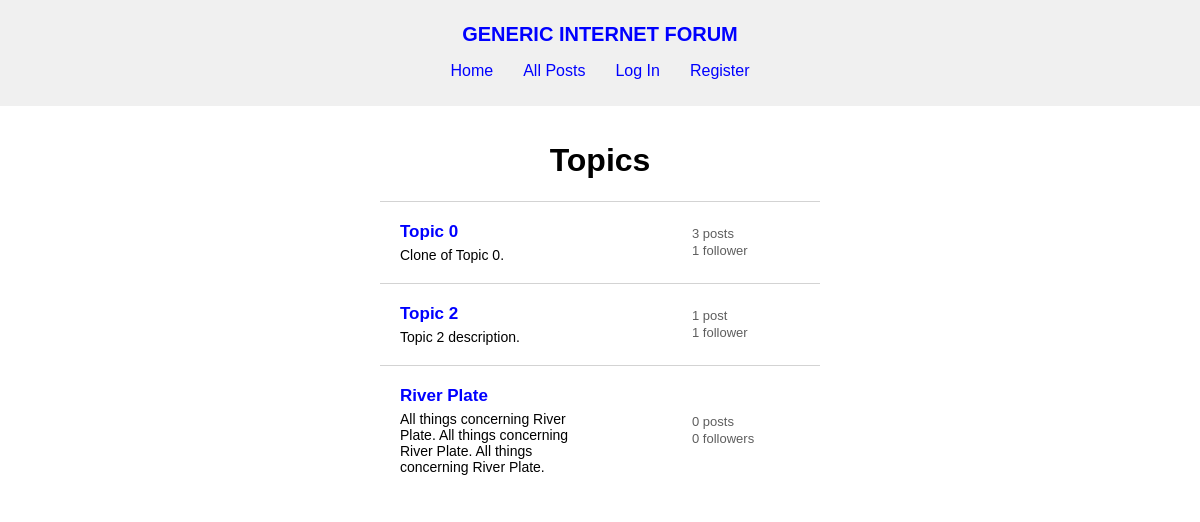
The app's page /, older data.
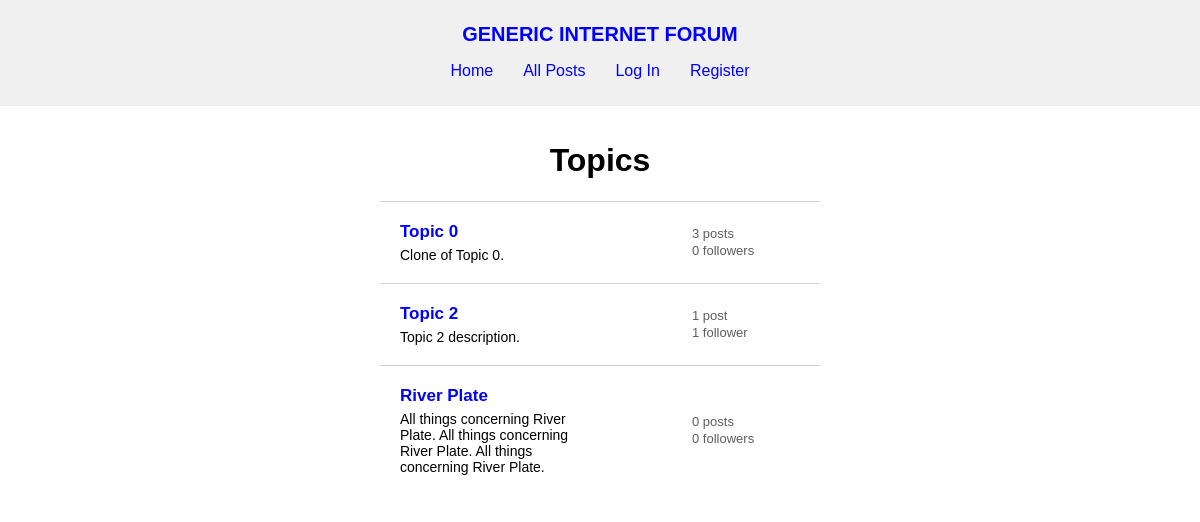
The same page, newer data.
### forum/models.py (models this page shows, shortened)
class User(AbstractUser):
    pass

class Topic(models.Model):
    creator = models.ForeignKey(
        User, on_delete=models.CASCADE, related_name="topics")
    name = models.TextField(max_length=120, unique=True)
    description = models.TextField(max_length=1000)
    timestamp = models.DateTimeField(auto_now_add=True)

### forum/views.py (the view)
# urls.py: path("", views.index, name="index"),
def index(request):
    all_topics = Topic.objects.all()
    topics = parse_topics(all_topics)
    return render(request, "forum/index.html", {
        "topics": topics
    })

### forum/util.py (called while the page is built)
def parse_topics(all_topics):
    topics = []
    for topic in all_topics:
        topics.append({
            "id": topic.id,
            "creator": topic.creator,
            "name": topic.name,
            "description": topic.description,
            "number_of_followers": len(topic.followers.all()),
            "number_of_posts": len(topic.posts.all())
        })
    return topics

### forum/templates/forum/index.html
{% extends "forum/layout.html" %}
{% load static %}
{% block css %}
    <link href="{% static 'forum/index.css' %}" rel="stylesheet">
    <link href="{% static 'forum/posts.css' %}" rel="stylesheet">
{% endblock %}
{% block body %}
    {% if topics %}
        <div id="topics">
            <h1>Topics</h1>
            <ul>
                {% for topic in topics %}
                    <li class="topic-container">
                        <div>
                            <a class="topic-title" href="{% url 'topic' topic.name %}">{{ topic.name }}</a>
                            <p class="topic-description">{{ topic.description }}</p>
                        </div>
                        <div class="topic-stats">
                            <p>{{ topic.number_of_posts }} post{% if topic.number_of_posts != 1 %}s{% endif %}</p>
                            <p>{{ topic.number_of_followers }} follower{% if topic.number_of_followers != 1 %}s{% endif %}</p>
                        </div>
                    </li>
                {% endfor %}
            </ul>
        </div>
    {% endif %}
{% endblock %}

Row changes from the older to the newer data that the page shows:
changed User "Topic 0": number_of_followers "1" → "0"; now shows "s"
